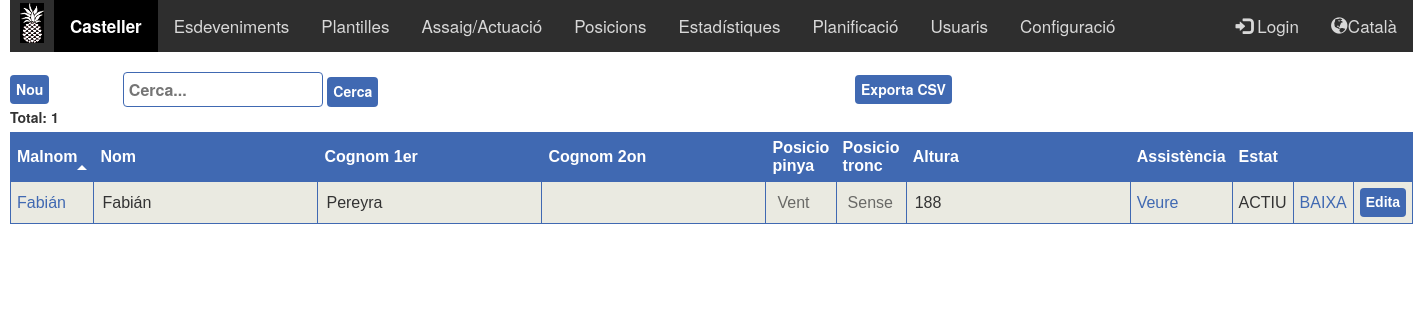
/Casteller.php?b=Fabián (signed in), run on the app's committed database.
### tables this page shows
CREATE TABLE `CASTELLER` (
  `Casteller_ID` int(11) NOT NULL,
  `MalNom` varchar(50) NOT NULL,
  `Altura` int(11) NOT NULL,
  `Forca` int(11) NOT NULL,
  `POSICIO_PINYA_ID` int(11) NOT NULL,
  `Nom` varchar(50) NOT NULL,
  `Cognom_1` varchar(50) NOT NULL,
  `Cognom_2` varchar(50) NOT NULL,
  `Codi` varchar(50) NOT NULL,
  `Familia_ID` int(11) NOT NULL,
  `Estat` int(11) NOT NULL,
  `Lesionat` bit(1) NOT NULL DEFAULT b'0',
  `Portar_Peu` bit(1) NOT NULL DEFAULT b'1',
  `FAMILIA2_ID` int(11) DEFAULT NULL,
  `POSICIO_TRONC_ID` int(11) DEFAULT NULL
);

### Casteller.php (the view, shortened to what this page needs)
<html>
<head>
</head>
<?php include "$_SERVER[DOCUMENT_ROOT]/pinyator/Style.php";?>
<body>
<?php $menu=1; include "$_SERVER[DOCUMENT_ROOT]/pinyator/Menu.php";?>
	<table class="butons">
		<tr>
			<th>
				<a href="Casteller_Fitxa.php" class="boto" <?php CastellerLv2Not("hidden")?>><?php echo _('Nou'); ?></a>
			</th>
			<th>
				<input type="text" id="edtCerca" style="width:200" class="form_edit" onkeyup="CercaEnter(event)" placeholder="<?php echo _('Cerca'); ?>..." title="<?php echo _('Cerca'); ?>...">
				<button class="boto" onClick="Cerca()"><?php echo _('Cerca'); ?></button>
			</th>
			<th><a class="boto" onClick="ExportCSV()"><?php echo _('Exporta CSV'); ?></a></th>
		</tr>
	</table>
	<label id="Total"></label>
	<br>
	<table class="llistes" id="castellers">
		<tr class="llistes">
			<th class="llistes" onClick="sortTable(0,'castellers')"><?php echo _('Malnom'); ?><i></i></th>
			<th class="llistes" onClick="sortTable(1,'castellers')"><?php echo _('Nom'); ?><i></i></th>
			<th class="llistes" onClick="sortTable(2,'castellers')"><?php echo _('Cognom 1er'); ?><i></i></th>
			<th class="llistes" onClick="sortTable(3,'castellers')"><?php echo _('Cognom 2on'); ?><i></i></th>
			<th class="llistes" onClick="sortTable(4,'castellers')"><?php echo _('Posicio pinya'); ?><i></i></th>
			<th class="llistes" onClick="sortTable(5,'castellers')"><?php echo _('Posicio tronc'); ?><i></i></th>
			<th class="llistes" onClick="sortTable(6,'castellers')"><?php echo _('Altura'); ?><i></i></th>
			<th class="llistes" <?php CastellerLv2Not("hidden")?>><?php echo _('Assistència'); ?></th>
			<th class="llistes" onClick="sortTable(7,'castellers')"><?php echo _('Estat'); ?><i></i></th>
			<th class="llistes" <?php CastellerLv2Not("hidden")?>></th>
			<th class="llistes" <?php CastellerLv2Not("hidden")?>></th>
		</tr>
<?php
	include "$_SERVER[DOCUMENT_ROOT]/pinyator/Connexio.php";
	if (empty($_GET["b"]))
	{
		$value = "($)($)";
	} else {
		$value = strval($_GET["b"]);
	}
	$pinyaPosicions = array();
	$troncPosicions = array();
	$sql="SELECT POSICIO_ID, NOM, ESTRONC
	FROM POSICIO
	ORDER BY NOM ";
	$result = mysqli_query($conn, $sql);
	if (mysqli_num_rows($result) > 0)
	{
		while($row = mysqli_fetch_assoc($result))
		{
			if ($row["ESTRONC"] == 0) {
				$pinyaPosicions[] = array($row["POSICIO_ID"], $row["NOM"]);
			} else if ($row["ESTRONC"] == 1) {
				$troncPosicions[] = array($row["POSICIO_ID"], $row["NOM"]);
			}
		}
	}
	else if (mysqli_error($conn) != "")
	{
		echo "Error: " . $sql . "<br>" . mysqli_error($conn);
	}
	$where = "";
	if($value != "($)($)")
	{
		$where = " AND ((C.MALNOM LIKE '%".$value."%')
			OR (C.NOM LIKE '%".$value."%')
			OR (C.COGNOM_1 LIKE '%".$value."%')
			OR (C.COGNOM_2 LIKE '%".$value."%')
			OR (P1.NOM LIKE '%".$value."%')
			OR (P2.NOM LIKE '%".$value."%')) ";
	}
	$sql="SELECT C.CASTELLER_ID, IFNULL(C.MALNOM, '---') AS MALNOM, C.NOM, C.COGNOM_1, C.COGNOM_2,
	P1.NOM AS POSICIO_PINYA, P2.NOM AS POSICIO_TROC,C.CODI,
	CR1.MALNOM AS RESPONSABLE1, CR2.MALNOM AS RESPONSABLE2, C.POSICIO_PINYA_ID, C.POSICIO_TRONC_ID,
	C.ALTURA, CASE WHEN C.ESTAT = 1 THEN 'ACTIU' ELSE 'BAIXA' END AS ESTAT
	FROM CASTELLER AS C
	LEFT JOIN POSICIO AS P1 ON P1.POSICIO_ID=C.POSICIO_PINYA_ID
	LEFT JOIN POSICIO AS P2 ON P2.POSICIO_ID=C.POSICIO_TRONC_ID
	LEFT JOIN CASTELLER AS CR1 ON CR1.CASTELLER_ID=C.FAMILIA_ID
	LEFT JOIN CASTELLER AS CR2 ON CR2.CASTELLER_ID=C.FAMILIA2_ID
	WHERE 1=1
	".$where."
	ORDER BY C.MALNOM";
	$result = mysqli_query($conn, $sql);
	if (mysqli_num_rows($result) > 0)
	{
		while($row = mysqli_fetch_assoc($result))
		{
			$castellerId = $row["CASTELLER_ID"];
			$malnom = $row["MALNOM"];
			if ($row["ESTAT"] == "ACTIU")
			{
				$a=2;
				$aTxt="BAIXA";
			}
			else
			{
				$a=1;
				$aTxt="ACTIU";
			}
			$posicioPinya = $row["POSICIO_PINYA_ID"];
			$malnom = SiCastellerLv2("<a href='Casteller_Fitxa.php?id=".$castellerId."'>".$malnom."</a>", $malnom);
			$codi = SiCastellerLv2("<td class='llistes'><a href='Inscripcio.php?id=".$row["CODI"]."'>"._('Veure')."</a></td>", "");
			$accio = SiCastellerLv2("<td class='llistes'><a href='Casteller_Accio.php?id=".$castellerId."&a=".$a."'>".$aTxt."</a></td>", "");
			echo "<tr class='llistes'>";
			echo "<td class='llistes'>".$malnom."</td>";
			echo "<td class='llistes'><input name='nom' value='".$row["NOM"]."' disabled/></td>";
			echo "<td class='llistes'>";
			echo "<input name='cognom1' value='".$row["COGNOM_1"]."' disabled/>";
			echo "</td>";
			echo "<td class='llistes'>";
			echo "<input name='cognom2' value='".$row["COGNOM_2"]."' disabled/>";
			echo "</td>";
			echo "<td class='llistes'>";
			echo "<select class='form_edit' name='posiciopinyaid' disabled>";
			foreach($pinyaPosicions as $posicio) {
				$selected="";
				if($posicio[0]==$posicioPinya)
				{
					$selected="selected";
				}
				echo "<option value=".$posicio[0]." ".$selected.">".$posicio[1]."</option>";
			}
			echo "</select>";
			echo "</td>";
			echo "<td class='llistes'>";
			echo "<select class='form_edit' name='posiciotroncid' disabled>";
			echo "<option value=0>"._("Sense posicio")."</option>";
			echo "</select>";
			echo "</td>";
			echo "<td class='llistes'><input value='".$row["ALTURA"]."' name='altura' disabled/></td>";
			echo $codi;
			echo "<td class='llistes'>".$row["ESTAT"]."</td>";
			echo $accio;
			echo "<td class='llistes'>";
			echo "<button type='button' name='edita' class='boto' onClick='editRow(this)'>"._("Edita")."</button>";
			echo "</td>";
			echo "</tr>";
		}
	}
	else if (mysqli_error($conn) != "")
	{
		echo "Error: " . $sql . "<br>" . mysqli_error($conn);
	}
?>
	</table>
</body>
</html>

### Style_Custom.css (style rules this page uses)
table.butons { border: 0px; width: 80%; }
table.llistes { font-family: arial, sans-serif; border-collapse: collapse; width: 100%; }
th.llistes { border: 1px solid #4069B2; text-align: left; padding: 6px; background-color: #4069B2; color: #FFF; }
td.llistes { border: 1px solid #4069B2; text-align: left; padding: 6px; }
tr.llistes:nth-child(even) { background-color: #eaeae1; }
td.llistes a { color: #4069B2; }
.triangle-up { width: 0; height: 0; border-left: 5px solid transparent; border-right: 5px solid transparent; border-bottom: 5px solid #FFF; }
.boto { display: inline-block; padding: 2px 6px; font-size: 14px; line-height: 1.8; vertical-align: bottom; -webkit-appearance: none; -moz-appearance: none; appearance: none; -webkit-box-shadow: none; -moz-box-shadow: none; box-shadow: none; -webkit-border-radius: 0; -moz-border-radius: 0; border-radius: 4px; color: #FFF; background-color: #4069B2; border-color:#1D51B2; border: none; text-align: center; white-space: nowrap; vertical-align: middle; cursor: pointer; -moz-user-select: none; background-image: none; font-weight: bold; }
.form_edit { border: 1px solid #4069B2; border-radius: 4px; width:100%; padding: 5px; }
#castellers select:disabled { background: none; border: none; -o-appearance: none; -ms-appearance: none; -webkit-appearance: none; -moz-appearance: none; appearance: none; }
#castellers input:disabled { background: none; border: none; }

### data on the page
casteller: malnom "Fabián", nom "Fabián", cognom1 "Pereyra", altura "188", Codi "Veure", ESTAT "ACTIU", aTxt "BAIXA"

### other printed values
_('Esdeveniments') "Esdeveniments"
_('Plantilles') "Plantilles"
_('Assaig/Actuació') "Assaig/Actuació"
_('Posicions') "Posicions"
_('Estadístiques') "Estadístiques"
_('Planificació') "Planificació"
_('Usuaris') "Usuaris"
_('Configuració') "Configuració"
$altLangName "Català"
_('Nou') "Nou"
_('Cerca') "Cerca"
_('Exporta CSV') "Exporta CSV"
_('Malnom') "Malnom"
_('Nom') "Nom"
_('Cognom 1er') "Cognom 1er"
